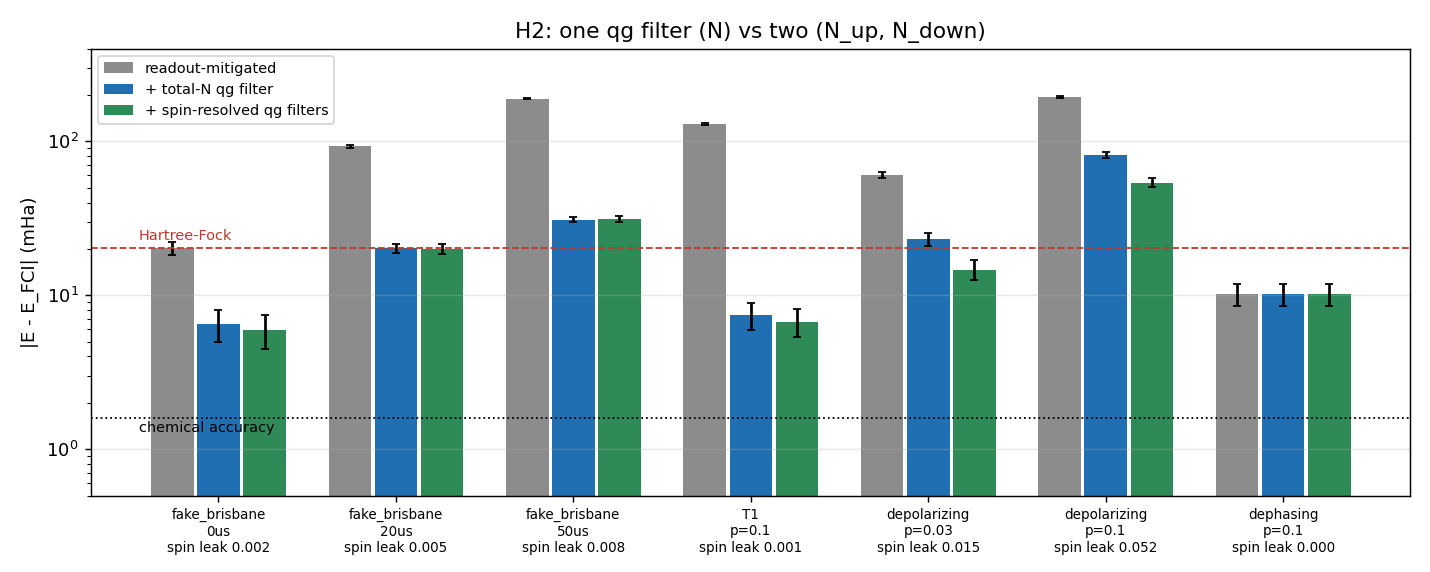

The script that drew this image:
"""
Chemistry with the spin sectors filtered separately: one qg filter
(total electron number) vs two (spin-up and spin-down numbers).

Same H2 problem as examples/chemistry_qg_symmetry_witness.py (§21): 4
qubits in the Jordan-Wigner encoding with interleaved spin-orbitals,
qubits 0, 2 = spin up and 1, 3 = spin down, 2 electrons (one of each
spin). The Hamiltonian conserves N_up and N_down separately, so each
spin register has its own known qg:

    mean qg_Z over the up qubits   = 1 - 2 N_up / 2   = 0
    mean qg_Z over the down qubits = 1 - 2 N_down / 2 = 0

Filters on the Z-basis shots (all on top of readout mitigation; the
four XXYY-type terms are measured in rotated bases and cannot be
filtered this way):

  total   keep Hamming weight 2 (§21): 6 of 16 bit strings
  spin    keep one up AND one down electron: 4 of 16 bit strings.
          It also removes |0101> and |1010> (two electrons of the same
          spin), which the total filter lets through.

Witnesses from the same shots: mean qg_Z of each spin register, and the
fraction of weight-2 shots that sit in the wrong spin sector
("spin leak"). Noise: the fake_brisbane calibration model with an idle
delay (as §21), and controlled noise on every CX (as §24).

Findings (20,000 shots per circuit; energy error vs FCI in mHa,
mean ± std over 10 seeds; HF 20.3 mHa, chemical accuracy 1.6 mHa):

  noise              qg_up   qg_down  spin leak | readout | total filter | spin filters
  fake_brisbane 0us  +0.012  +0.010   0.002     |  20.2   |  6.5 ± 1.5   |  5.9 ± 1.5
  fake_brisbane 20us +0.060  +0.056   0.005     |  92.4   | 20.2 ± 1.4   | 20.0 ± 1.4
  fake_brisbane 50us +0.124  +0.121   0.008     | 189.0   | 31.0 ± 1.3   | 31.4 ± 1.5
  T1 p=0.10          +0.101  +0.098   0.001     | 128.9   |  7.4 ± 1.5   |  6.7 ± 1.4
  depolariz. p=0.03  -0.013  +0.028   0.015     |  60.8   | 23.2 ± 2.3   | 14.7 ± 2.2
  depolariz. p=0.10  -0.040  +0.082   0.052     | 193.5   | 81.3 ± 3.8   | 53.9 ± 3.6
  dephasing p=0.10    0.000   0.000   0.000     |  10.2   | 10.2 ± 1.7   | 10.2 ± 1.7

  (spin leak = fraction of weight-2 shots with both electrons of the
  same spin, before any mitigation)

  * The second filter helps when the spin-leak witness is clearly
    nonzero. Depolarizing noise on the CXs flips pairs of qubits and
    moves weight-2 states into the wrong spin sector: the spin filters
    remove a further 37% of the error at p = 0.03 (23.2 -> 14.7 mHa)
    and 34% at p = 0.10 (81.3 -> 53.9).
  * On the realistic fake_brisbane model the spin leak is below 1% and
    the gain is within the seed spread (6.5 -> 5.9 mHa at zero delay,
    none with idle delay). T1 changes N, which the total filter already
    catches; dephasing changes nothing in Z. The expectation that the
    second filter would cut the §21 residual (~5.5 mHa) does not hold:
    that residual is in the XXYY terms and in N- and spin-preserving
    errors.
  * The two spin witnesses separate under depolarizing noise (up -0.040,
    down +0.082 at p = 0.10) while their average, the §21 witness,
    reads +0.021. The asymmetry follows the circuit: the CXs fan out of
    an up qubit (qubit 2). Under T1 and on fake_brisbane both registers
    drift together.

Honest summary: a second, free filter from a second conserved quantity
(same shots, no extra circuits). It pays off only when the spin-leak
witness says so, which on this realistic noise model it does not. No
classical-vs-quantum advantage: FCI is exact at this size.
"""

import os
import sys

import numpy as np

sys.path.insert(0, os.path.dirname(os.path.abspath(__file__)))

from chemistry_qg_symmetry_witness import (  # noqa: E402
    FCI_ENERGY,
    HF_ENERGY,
    N_QUBITS,
    XY_TERMS,
    _TERMS,
    _WEIGHT,
    _calibration_circuits,
    _energy,
    _measure_circuit,
    _readout_inverse,
    optimal_angle,
)
from error_mitigation_qg_vs_zne import _run, controlled_noise_model  # noqa: E402

UP, DOWN = (0, 2), (1, 3)
_IDX = np.arange(2**N_QUBITS)
_N_UP = sum((_IDX >> q) & 1 for q in UP)
_N_DOWN = sum((_IDX >> q) & 1 for q in DOWN)
TOTAL_MASK = _WEIGHT == 2
SPIN_MASK = (_N_UP == 1) & (_N_DOWN == 1)


def filtered(p, mask):
    kept = p * mask
    return kept / kept.sum()


def register_qg(p, qubits):
    """Mean qg_Z over the given qubits: 1 - 2 <N_sector> / len(qubits)."""
    n = sum((_IDX >> q) & 1 for q in qubits)
    return float(np.sum(p * (1.0 - 2.0 * n / len(qubits))))


def run_case(noise, delay_us=0.0, shots=20000, seed=11):
    """Energies (Hartree) with the total and the spin filter, plus witnesses."""
    if noise == "brisbane":
        from qiskit_ibm_runtime.fake_provider import FakeBrisbane

        from nisq_hardware_validation import choose_layout

        backend = FakeBrisbane()
        nm, layout = None, choose_layout(backend, N_QUBITS)
    else:
        nm, backend, layout = controlled_noise_model(*noise), None, None
    t = optimal_angle()
    circuits = ([_measure_circuit(t, "ZZZZ", delay_us)] + [_measure_circuit(t, l, delay_us) for l in XY_TERMS]
                + _calibration_circuits())
    P = _run(circuits, shots, seed, nm, backend, layout)
    inv = _readout_inverse(P[-2], P[-1])
    p_z_raw = P[0]
    p_z = inv @ P[0]
    p_xy = {l: inv @ p for l, p in zip(XY_TERMS, P[1:-2])}
    weight2 = float(np.sum(p_z_raw * TOTAL_MASK))
    return {
        "qg_up": register_qg(p_z_raw, UP),
        "qg_down": register_qg(p_z_raw, DOWN),
        "spin_leak": float(np.sum(p_z_raw * (TOTAL_MASK & ~SPIN_MASK))) / weight2,
        "kept_total": weight2,
        "kept_spin": float(np.sum(p_z_raw * SPIN_MASK)),
        "readout": _energy(p_z, p_xy, _TERMS),
        "total": _energy(filtered(p_z, TOTAL_MASK), p_xy, _TERMS),
        "spin": _energy(filtered(p_z, SPIN_MASK), p_xy, _TERMS),
    }


CASES = [
    ("brisbane", 0.0), ("brisbane", 20.0), ("brisbane", 50.0),
    (("T1", 0.10), 0.0),
    (("depolarizing", 0.03), 0.0), (("depolarizing", 0.10), 0.0),
    (("dephasing", 0.10), 0.0),
]
METHODS = ("readout", "total", "spin")


def case_table(noise, delay_us=0.0, seeds=range(11, 21), shots=20000):
    runs = [run_case(noise, delay_us, shots, s) for s in seeds]
    out = {m: (1e3 * (float(np.mean([r[m] for r in runs])) - FCI_ENERGY), 1e3 * float(np.std([r[m] for r in runs])))
           for m in METHODS}
    for k in ("qg_up", "qg_down", "spin_leak", "kept_total", "kept_spin"):
        out[k] = float(np.mean([r[k] for r in runs]))
    return out


def _label(noise, delay):
    return f"fake_brisbane {delay:.0f}us" if noise == "brisbane" else f"{noise[0]} p={noise[1]}"


def make_figure(rows, path):
    import matplotlib

    matplotlib.use("Agg")
    import matplotlib.pyplot as plt

    colors = {"readout": "#8c8c8c", "total": "#1f6fb2", "spin": "#2e8b57"}
    names = {"readout": "readout-mitigated", "total": "+ total-N qg filter", "spin": "+ spin-resolved qg filters"}
    fig, ax = plt.subplots(figsize=(11, 4.4))
    x = np.arange(len(rows))
    for j, m in enumerate(METHODS):
        ax.bar(x + (j - 1) * 0.26, [max(abs(r[m][0]), 0.05) for _, r in rows], 0.24,
               yerr=[r[m][1] for _, r in rows], color=colors[m], label=names[m], capsize=2)
    ax.axhline(1.6, color="k", ls=":", lw=1)
    ax.axhline(1e3 * (HF_ENERGY - FCI_ENERGY), color="#c0392b", ls="--", lw=1)
    ax.text(-0.45, 23, "Hartree-Fock", fontsize=8, color="#c0392b")
    ax.text(-0.45, 1.3, "chemical accuracy", fontsize=8)
    ax.set_yscale("log")
    ax.set_ylim(0.5, 400)
    ax.set_xticks(x)
    ax.set_xticklabels([f"{lab}\nspin leak {r['spin_leak']:.3f}" for lab, r in rows], fontsize=7.5)
    ax.set_ylabel("|E - E_FCI| (mHa)")
    ax.set_title("H2: one qg filter (N) vs two (N_up, N_down)")
    ax.legend(fontsize=8, loc="upper left")
    ax.grid(axis="y", alpha=0.3)
    fig.tight_layout()
    fig.savefig(path, dpi=130)


if __name__ == "__main__":
    print(f"{'noise':22s} {'qg_up':>7} {'qg_dn':>7} {'leak':>6} {'kept N':>6} {'kept s':>6} | "
          + " | ".join(f"{m:>12s}" for m in METHODS))
    rows = []
    for noise, delay in CASES:
        r = case_table(noise, delay)
        rows.append((_label(noise, delay).replace(" ", "\n", 1), r))
        print(f"{_label(noise, delay):22s} {r['qg_up']:+7.3f} {r['qg_down']:+7.3f} {r['spin_leak']:6.3f} "
              f"{r['kept_total']:6.2f} {r['kept_spin']:6.2f} | "
              + " | ".join(f"{r[m][0]:6.1f} ±{r[m][1]:4.1f}" for m in METHODS))
    if "--figure" in sys.argv:
        make_figure(rows, __file__.replace(".py", ".png"))
